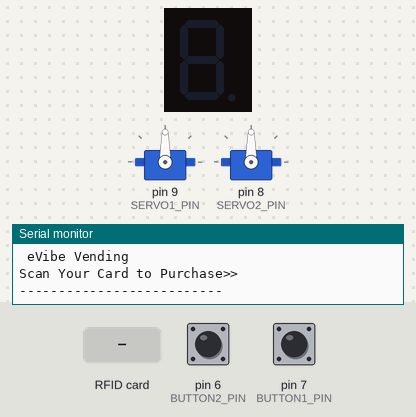
The sketch below on a simulated Arduino Mega 2560, built with avr-gcc and run on an emulated ATmega2560. Parts: 1-digit seven-segment display, 2 × servo, the last lines printed to the serial monitor. Wiring (inferred from the names in the program): 1-digit 7-segment display, segments lit when HIGH: segments pin 14, pin 15, pin 16, pin 11, pin 4, pin 2, pin 3, pin 17. The inputs (shaded band) are chosen by the test bench; at power-on: pin 6 (BUTTON2_PIN) LOW, pin 7 (BUTTON1_PIN) LOW. The segment pins are drawn as the display they are named for.

Above: at 1.3 s.
1.4 s: RFID card A0 13 4C 20 held to the reader
2.9 s: pin 6 (BUTTON2_PIN) pulled HIGH for 0.15 s
At 3.5 s:
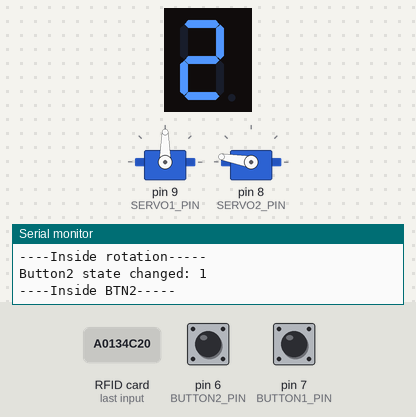
At 4.1 s:
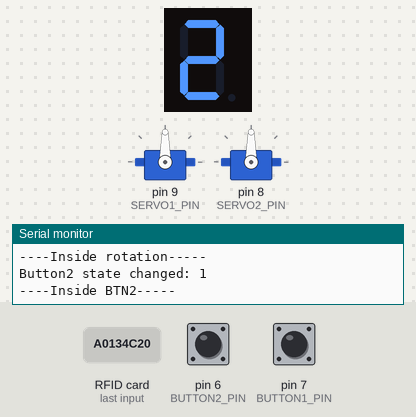
6.0 s: RFID card 5E 7A 19 C4 held to the reader
Timing chart, 0 to 9.0 s (numbered marks = the images above; inputs shaded):
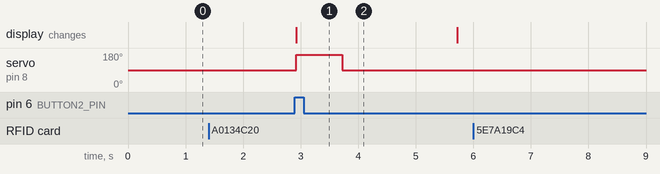

Measured:
- after the input at 2.9 s, servo on pin 8 (SERVO2_PIN): 90° → 170° at once, → 90° 0.80 s later; the display: changes at once (image 1)

The sketch:

sketch_dec23a.ino
```cpp
#include <Servo.h> // include the Servo library
#include "SevSeg.h"
#include <SPI.h>
#include <MFRC522.h>
#include <SPI.h>
#include <MFRC522.h>

#define RST_PIN         5          // Configurable, see typical pin layout above
#define SS_PIN          53         // Configurable, see typical pin layout above

byte readCard[4];
String MasterTag = "A0134C20";
String tagID = "";

MFRC522 mfrc522(SS_PIN, RST_PIN);  // Create MFRC522 instance
SevSeg sevseg; //Initiate a seven segment controller object

// define the pins for the servos and the buttons
const int SERVO1_PIN = 9;
const int SERVO2_PIN = 8;
const int BUTTON1_PIN = 7;
const int BUTTON2_PIN = 6;


//NFC CODES:
//DISK: 13 41 19 A0
//CARD: A0 13 4C 20


//for disp

int a=14;
int b=15;
int c=16;
int d=11;
int e=4;
int f=2;
int g=3;
int dp=17;


// create Servo objects
Servo myServo1;
Servo myServo2;

// variables to store the states of the buttons
int button1State = LOW;
int previousButton1State = LOW; // add a variable to store the previous button state
int button2State = LOW;
int previousButton2State = LOW; // add a variable to store the previous button state

//display number 1
void display1(void)
{
    digitalWrite(b,HIGH);
    digitalWrite(c,HIGH);
}
//display number2
void display2(void)
{
    digitalWrite(a,HIGH);
    digitalWrite(b,HIGH);
    digitalWrite(g,HIGH);
  digitalWrite(e,HIGH);
    digitalWrite(d,HIGH);
}
// display number3
void display3(void)
{
    digitalWrite(a,HIGH);
    digitalWrite(b,HIGH);

  digitalWrite(c,HIGH);
    digitalWrite(d,HIGH);
    digitalWrite(g,HIGH);
}
// display number4
void display4(void)
{
    digitalWrite(f,HIGH);
    digitalWrite(b,HIGH);
    digitalWrite(g,HIGH);
  digitalWrite(c,HIGH);

}
// display number5
void display5(void)
{
    digitalWrite(a,HIGH);
    digitalWrite(f,HIGH);
    digitalWrite(g,HIGH);
  digitalWrite(c,HIGH);
    digitalWrite(d,HIGH);
}
// display number6
void display6(void)
{
    digitalWrite(a,HIGH);
    digitalWrite(f,HIGH);
    digitalWrite(g,HIGH);
  digitalWrite(c,HIGH);
    digitalWrite(d,HIGH);
    digitalWrite(e,HIGH);
}
// display number7
void display7(void)
{
   digitalWrite(a,HIGH);
    digitalWrite(b,HIGH);
    digitalWrite(c,HIGH);
}
// display number8
void display8(void)
{
    digitalWrite(a,HIGH);
    digitalWrite(b,HIGH);
    digitalWrite(g,HIGH);
  digitalWrite(c,HIGH);
    digitalWrite(d,HIGH);
    digitalWrite(e,HIGH);
  digitalWrite(f,HIGH);
}
void clearDisplay(void)
{
    digitalWrite(a,LOW);
    digitalWrite(b,LOW);
    digitalWrite(g,LOW);
  digitalWrite(c,LOW);
    digitalWrite(d,LOW);
    digitalWrite(e,LOW);
  digitalWrite(f,LOW);
}
void display9(void)
{
    digitalWrite(a,HIGH);
    digitalWrite(b,HIGH);
    digitalWrite(g,HIGH);
  digitalWrite(c,HIGH);
    digitalWrite(d,HIGH);
  digitalWrite(f,HIGH);
}
void display0(void)
{
    digitalWrite(a,HIGH);
    digitalWrite(b,HIGH);
  digitalWrite(c,HIGH);
    digitalWrite(d,HIGH);
    digitalWrite(e,HIGH);
  digitalWrite(f,HIGH);
}

void setup() {
  Serial.begin(9600);
  // attach the servos to the defined pins
  myServo1.attach(SERVO1_PIN);
  myServo2.attach(SERVO2_PIN);
  // set the button pins as inputs
  pinMode(BUTTON1_PIN, INPUT);
  pinMode(BUTTON2_PIN, INPUT);
  //display
  pinMode(a,OUTPUT);
  pinMode(b,OUTPUT);
  pinMode(c,OUTPUT);
  pinMode(d,OUTPUT);
  pinMode(e,OUTPUT);
  pinMode(f,OUTPUT);
  pinMode(g,OUTPUT);
  pinMode(dp,OUTPUT);

  // set the servos to their starting positions
  myServo1.write(90);
  myServo2.write(90);

  //nfc
  while (!Serial);		// Do nothing if no serial port is opened (added for Arduinos based on ATMEGA32U4)
	SPI.begin();			// Init SPI bus
	mfrc522.PCD_Init();		// Init MFRC522
	delay(4);				// Optional delay. Some board do need more time after init to be ready, see Readme
	mfrc522.PCD_DumpVersionToSerial();	// Show details of PCD - MFRC522 Card Reader details
   Serial.println("--------------------------");
  Serial.println(" eVibe Vending ");
  Serial.println("Scan Your Card to Purchase>>");
   Serial.println("--------------------------");
}

void loop() {
  clearDisplay();
  // read the states of the buttons
  button1State = digitalRead(BUTTON1_PIN);
  button2State = digitalRead(BUTTON2_PIN);
   //Wait until new tag is available
  while (getID()) {
    //MMMMMMMMMMMMMMMMMMMMMMMMMMMMMMMMMMMMMMMMMMMMMMMMMMMM
    if (tagID == MasterTag){
      Serial.println("--------------------------");
      Serial.println(" Card Detected, choose item!");
      Serial.println("--------------------------");
       //You can write any code here like, opening doors,
       rotateItem();

  Serial.println("----Back Inside ID check-----");
    }
    //MMMMMMMMMMMMMMMMMMMMMMMMMMMMMMMMMMMMMMMMMMMMMMMMMMMM
    else{
      Serial.println("--------------------------");
      Serial.println(" Wrong Card");
      Serial.println("--------------------------");
    }
    //MMMMMMMMMMMMMMMMMMMMMMMMMMMMMMMMMMMMMMMMMMMMMMMMMMMM
    delay(2000);

  }


  // update the previous button states
  previousButton1State = button1State;
  previousButton2State = button2State;
}
boolean getID()
{
  //MMMMMMMMMMMMMMMMMMMMMMMMMMMMMMMMMMMMMMMMMMMMMMMMMMMM
  // Getting ready for Reading PICCs
  //If a new PICC placed to RFID reader continue
  if ( ! mfrc522.PICC_IsNewCardPresent()) {
    return false;
  }
  //MMMMMMMMMMMMMMMMMMMMMMMMMMMMMMMMMMMMMMMMMMMMMMMMMMMM
  //Since a PICC placed get Serial and continue
  if ( ! mfrc522.PICC_ReadCardSerial()) {
  return false;
  }
  //MMMMMMMMMMMMMMMMMMMMMMMMMMMMMMMMMMMMMMMMMMMMMMMMMMMM
  tagID = "";
  // The MIFARE PICCs that we use have 4 byte UID
  for ( uint8_t i = 0; i < 4; i++) {
  //readCard[i] = mfrc522.uid.uidByte[i];
  // Adds the 4 bytes in a single String variable
  tagID.concat(String(mfrc522.uid.uidByte[i], HEX));
  }
  //MMMMMMMMMMMMMMMMMMMMMMMMMMMMMMMMMMMMMMMMMMMMMMMMMMMM
  tagID.toUpperCase();
  mfrc522.PICC_HaltA(); // Stop reading
  return true;
  //MMMMMMMMMMMMMMMMMMMMMMMMMMMMMMMMMMMMMMMMMMMMMMMMMMMM
}

bool rotateItem(){
  // if the first button's state has changed, print a message to the console

  Serial.println("----Inside rotation-----");
  bool hasChosen=0;
  while(hasChosen==0){
  button1State = digitalRead(BUTTON1_PIN);
  button2State = digitalRead(BUTTON2_PIN);
  delay(20);
    //Serial.println("----Inside rotation while loop-----");
     if (button1State != previousButton1State) {
    Serial.print("Button1 state changed: ");
    Serial.println(button1State);
  }

  // if the first button is pressed, rotate the first servo 360 degrees
  if (button1State == HIGH) {

  Serial.println("----Inside BNT1-----");
    display1();
    myServo1.write(170); // rotate to the end position
    delay(800); // add a delay to allow the servo to complete its movement
    myServo1.write(90); // rotate back to the starting position
    delay(2000);
    clearDisplay();

    hasChosen=1;
  }

  // if the second button's state has changed, print a message to the console
  if (button2State != previousButton2State) {
    Serial.print("Button2 state changed: ");
    Serial.println(button2State);
  }

  // if the second button is pressed, rotate the second servo 360 degrees
  if (button2State == HIGH) {

  Serial.println("----Inside BTN2-----");
    display2();
    myServo2.write(170); // rotate to the end position
    delay(800); // add a delay to allow the servo to complete its movement
    myServo2.write(90); // rotate back to the starting position
    delay(2000);
    clearDisplay();
    hasChosen=1;
  }


  }

  Serial.println("----OUTSIDE WHILE-----");
  previousButton1State = button1State;
  previousButton2State = button2State;

}
```
